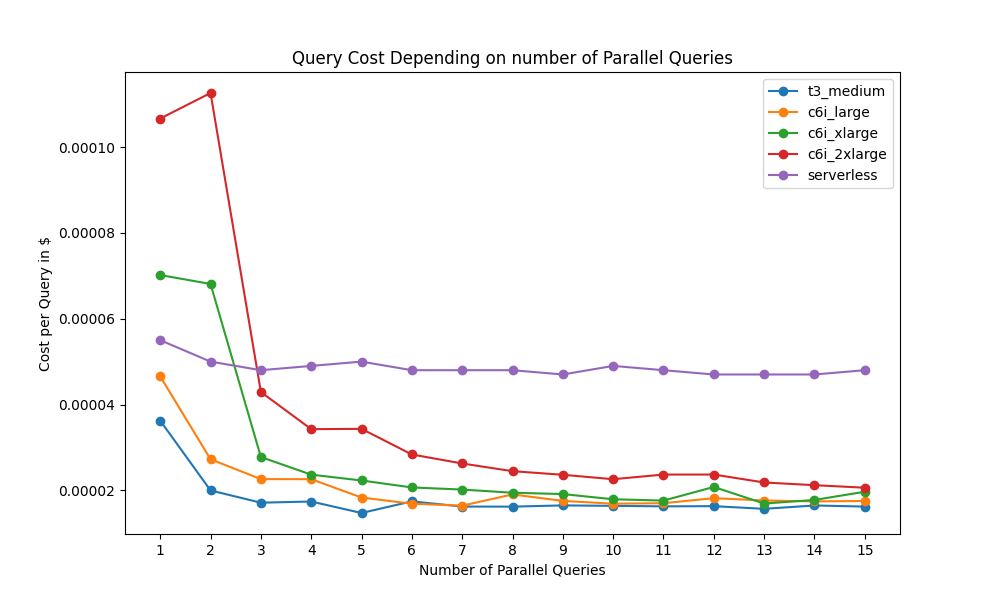

Write the Python code that produced this figure.
import matplotlib.pyplot as plt
import csv
data = {}

with open('latency_results_full.csv') as csvfile:
    reader = csv.DictReader(csvfile, delimiter=',', quotechar='|')
    #next(reader, None)
    for row in reader:
        instance_type = row["instance type"]
        if instance_type not in data:
            data[instance_type]=[[],[]]
        data[instance_type][0].append(row["parallel queries"])
        data[instance_type][1].append(float(row["cost per query"]))

# Plotting
plt.figure(figsize=(10, 6))
print(data)

for instance_type, values in data.items():
    plt.plot(values[0][0:15], values[1][0:15], label=instance_type, marker='o')
plt.title('Query Cost Depending on number of Parallel Queries')
plt.xlabel('Number of Parallel Queries')
plt.ylabel('Cost per Query in $')
plt.legend()
plt.grid(False)
plt.show()
